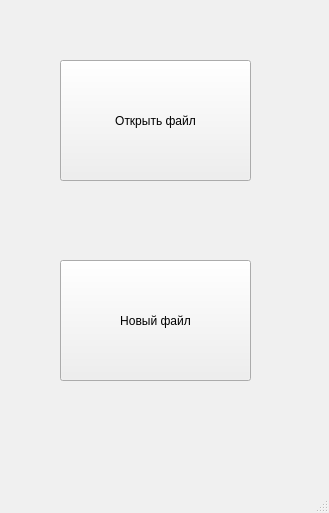
<?xml version="1.0" encoding="UTF-8"?>
<ui version="4.0">
 <class>OpenFiles</class>
 <widget class="QMainWindow" name="OpenFiles">
  <property name="geometry">
   <rect>
    <x>0</x>
    <y>0</y>
    <width>329</width>
    <height>513</height>
   </rect>
  </property>
  <property name="sizePolicy">
   <sizepolicy hsizetype="Fixed" vsizetype="Fixed">
    <horstretch>0</horstretch>
    <verstretch>0</verstretch>
   </sizepolicy>
  </property>
  <property name="minimumSize">
   <size>
    <width>329</width>
    <height>513</height>
   </size>
  </property>
  <property name="maximumSize">
   <size>
    <width>329</width>
    <height>513</height>
   </size>
  </property>
  <property name="palette">
   <palette>
    <active>
     <colorrole role="Window">
      <brush brushstyle="SolidPattern">
       <color alpha="255">
        <red>240</red>
        <green>240</green>
        <blue>240</blue>
       </color>
      </brush>
     </colorrole>
    </active>
    <inactive>
     <colorrole role="Window">
      <brush brushstyle="SolidPattern">
       <color alpha="255">
        <red>240</red>
        <green>240</green>
        <blue>240</blue>
       </color>
      </brush>
     </colorrole>
    </inactive>
    <disabled>
     <colorrole role="Window">
      <brush brushstyle="SolidPattern">
       <color alpha="255">
        <red>240</red>
        <green>240</green>
        <blue>240</blue>
       </color>
      </brush>
     </colorrole>
    </disabled>
   </palette>
  </property>
  <property name="windowTitle">
   <string>Выбор файла</string>
  </property>
  <widget class="QWidget" name="centralwidget">
   <widget class="QPushButton" name="pushButton">
    <property name="geometry">
     <rect>
      <x>60</x>
      <y>60</y>
      <width>191</width>
      <height>121</height>
     </rect>
    </property>
    <property name="text">
     <string>Открыть файл</string>
    </property>
   </widget>
   <widget class="QPushButton" name="pushButton_2">
    <property name="geometry">
     <rect>
      <x>60</x>
      <y>260</y>
      <width>191</width>
      <height>121</height>
     </rect>
    </property>
    <property name="text">
     <string>Новый файл</string>
    </property>
   </widget>
  </widget>
  <widget class="QMenuBar" name="menubar">
   <property name="geometry">
    <rect>
     <x>0</x>
     <y>0</y>
     <width>329</width>
     <height>22</height>
    </rect>
   </property>
  </widget>
  <widget class="QStatusBar" name="statusbar"/>
 </widget>
 <resources/>
 <connections/>
</ui>
